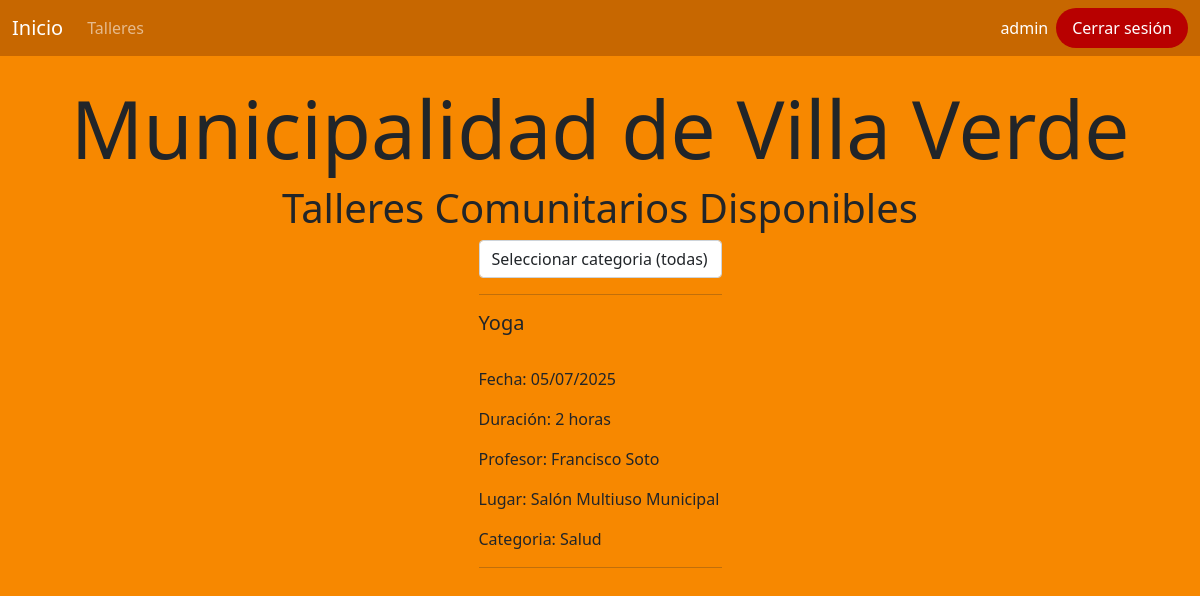
Before: / (signed in) with the older database file.
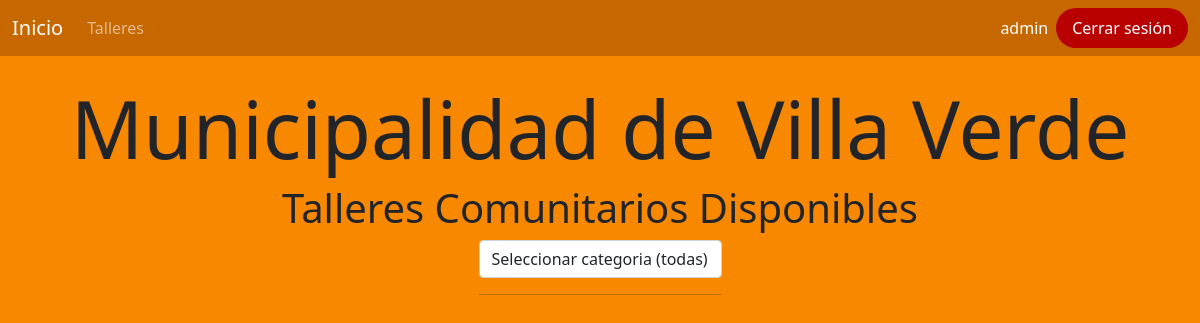
After: the same page with the newer database file.
### core/models.py (models this page shows, shortened)
class Taller(models.Model):
    titulo = models.CharField(max_length=100)
    fecha = models.DateField()
    duracion_horas = models.FloatField(validators=[MinValueValidator(0)])
    estado = models.CharField(max_length=20, choices=(('pendiente', 'pendiente'),('aceptado', 'aceptado'),('rechazado', 'rechazado')), default='pendiente')
    profesor = models.ForeignKey(Profesor, null=True, blank=True, on_delete=models.CASCADE)
    lugar = models.ForeignKey(Lugar, on_delete=models.CASCADE)
    categoria = models.ForeignKey(Categoria, on_delete=models.CASCADE)
    observacion = models.CharField(max_length=200, null=True, blank=True)

class Profesor(models.Model):
    nombre_completo = models.CharField(max_length=50)
    def __str__(self):
        return self.nombre_completo

class Lugar(models.Model):
    nombre = models.CharField(max_length=50)
    def __str__(self):
        return self.nombre

class Categoria(models.Model):
    nombre = models.CharField(max_length=50)
    def __str__(self):
        return self.nombre

### core/views.py (the view)
# urls.py: 2. Add a URL to urlpatterns:  path('', views.home, name='home')
def home(request):
    categorias = Categoria.objects.all()
    talleres = Taller.objects.filter(estado='aceptado')
    categoria = request.GET.get('categoria')
    if categoria:
        talleres = talleres.filter(categoria=categoria)
    data = {
        'categorias': categorias,
        'talleres': talleres,
    }
    return render(request, 'core/index.html', data)

### core/templates/core/index.html (shortened to what this page needs)
{% extends 'core/base.html' %}
{% load static %}
{% block contenido %}
<h1 class="d-flex justify-content-center mt-4" style="font-size: max(min(7vw, 500%), 4vw)">Municipalidad de Villa Verde</h1>
<h1 class="d-flex justify-content-center">Talleres Comunitarios Disponibles</h1>
<section class="d-flex justify-content-center">
<section>
    <form method="get">
    <select class="form-control" name="categoria" onchange="this.form.submit()">
        <option value="">Seleccionar categoria (todas)</option>
    </select>
    </form>
    <hr>
    {% for taller in talleres %}
        <h5>{{ taller.titulo|title }}</h5>
        <br>
        <p>Fecha: {{ taller.fecha|date:"d/m/Y" }}</p>
        <p>Duración: {{ taller.duracion_horas|floatformat:"0" }} horas</p>
        <p>Profesor: {{ taller.profesor }}</p>
        <p>Lugar: {{ taller.lugar }}</p>
        <p>Categoria: {{ taller.categoria }}</p>
        <hr>
    {% endfor %}
    </section>
</section>
{% endblock %}

Changed rows visible on the page:
removed Taller: titulo "Yoga", fecha "05/07/2025", duracion_horas "2", profesor "Francisco Soto", lugar "Salón Multiuso Municipal", categoria "Salud"
